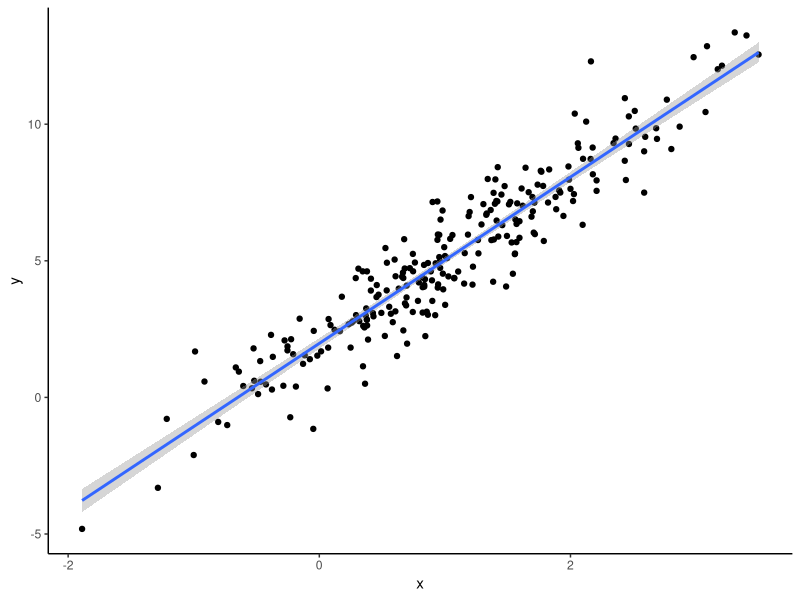
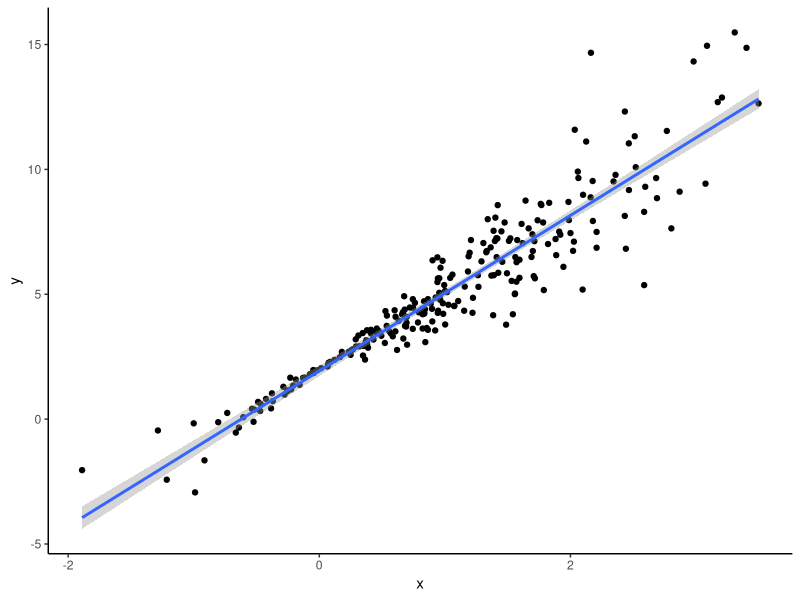
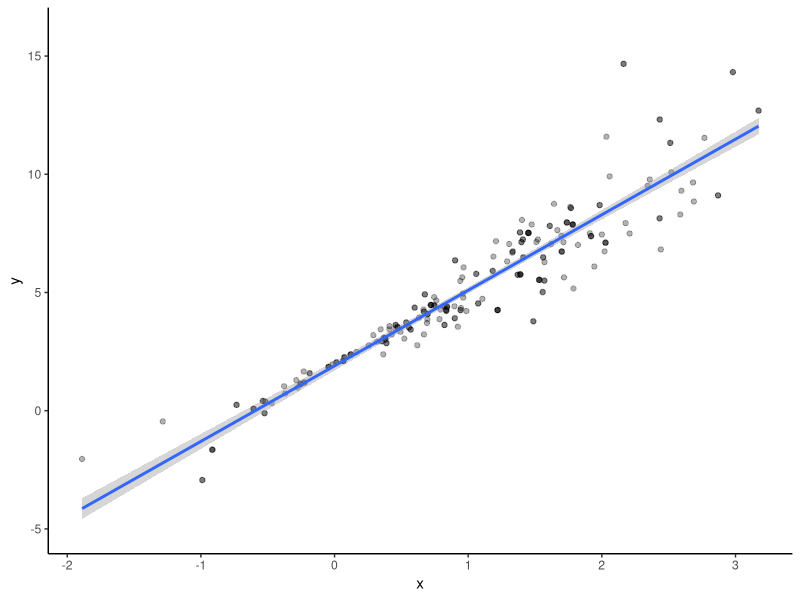

Reproduce these figures in R, in order.
## ---- chunk 1
library(tidyverse)
library(modelr)

knitr::opts_chunk$set(
  fig.width = 6,
  fig.asp = .6,
  out.width = '90%'
)

theme_set(theme_classic() + theme(legend.position = 'bottom'))

options(
  ggplot2.continous.colour = 'viridis_d',
  ggplot2.continous.fill = 'viridis_d'
)

scalr_colour_discrete = scale_color_viridis_d
scale_fill_discrete = scale_fill_viridis_d

set.seed(1)
## ---- chunk 2
n_samp = 250

sim_df_const = 
  tibble(
    x = rnorm(n_samp, 1, 1),
    error = rnorm(n_samp, 0, 1),
    y = 2 + 3 * x + error
  )

sim_df_nonconst = sim_df_const %>% 
  mutate(
  error = error * .75 * x,
  y = 2 + 3 * x + error
)
## ---- chunk 3
sim_df_const %>% 
  ggplot(aes(x = x, y = y)) +
  geom_point() +
  geom_smooth(method = 'lm')

sim_df_nonconst %>% 
  ggplot(aes(x = x, y = y)) +
  geom_point() +
  geom_smooth(method = 'lm')
## ---- chunk 4
boot_sample = function(df) {
  
  sample_frac(df, replace = TRUE) %>% 
    arrange(x)
  
}
## ---- chunk 5
boot_sample(sim_df_nonconst) %>% 
  ggplot(aes(x = x, y = y)) +
  geom_point(alpha = .3) +
  geom_smooth(method = 'lm') +
  ylim(-5, 16)
## ---- chunk 6
boot_sample(sim_df_nonconst) %>% 
  lm(y ~ x, data = .) %>% 
  broom::tidy()
